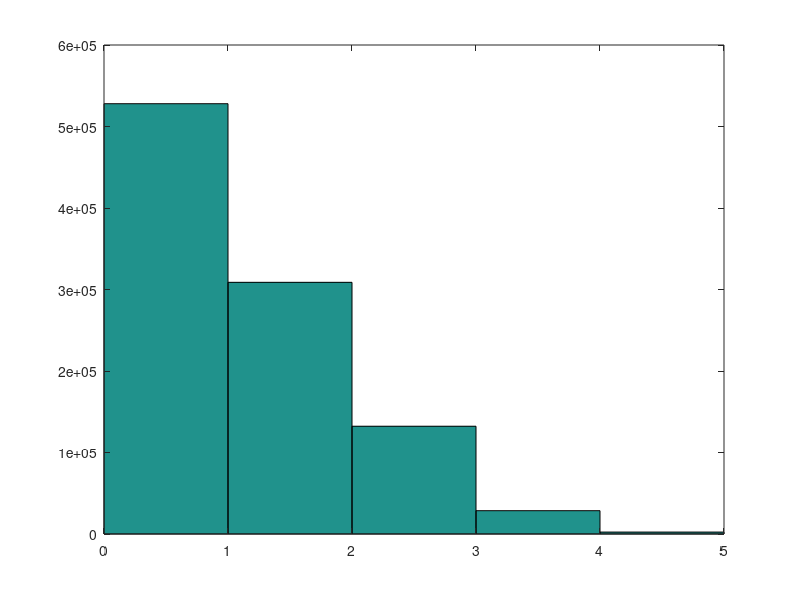

The MATLAB source for this figure:

N=1000000; % numero de experiencias
Pecas=5;
p=0.3;

amostras = rand(5, N) <= 0.3;

freql = sum(amostras);

% a)

def3=sum((freql)==3)/N

% b)

def2=sum((freql)<=2)/N

% c)

hist(freql,5)
